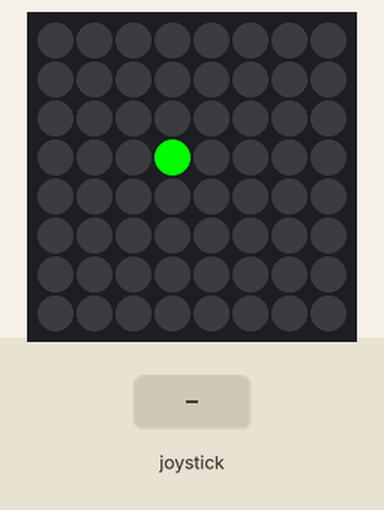
This program was run on a simulated Raspberry Pi (BCM pin numbers) with a Sense HAT. On the bench: the Sense HAT's 8×8 RGB LED matrix. The test bench sets the inputs (shaded band).

Above: at 1.2 s.
1.3 s: joystick pushed up
At 2.5 s:
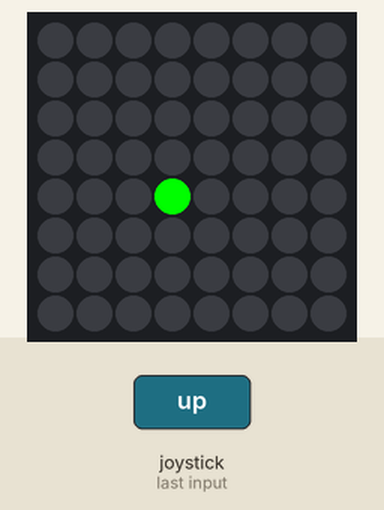
2.8 s: joystick pushed left
At 3.7 s:
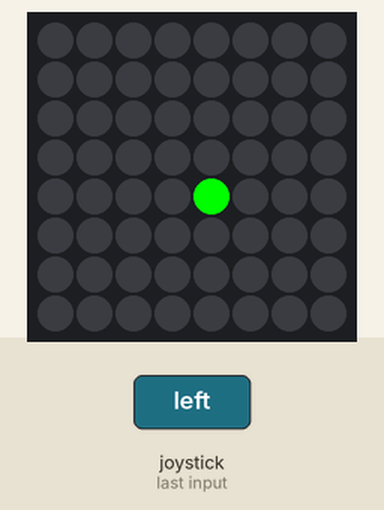
4.3 s: joystick pushed down
At 4.9 s:
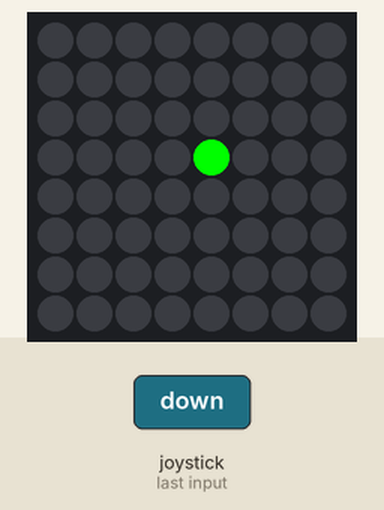
5.8 s: joystick pushed down
At 7.0 s:
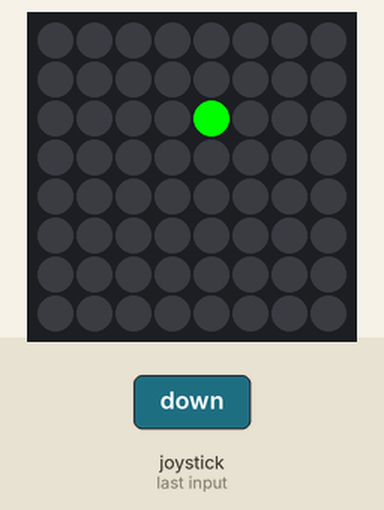
7.3 s: joystick pushed right
At 8.4 s:
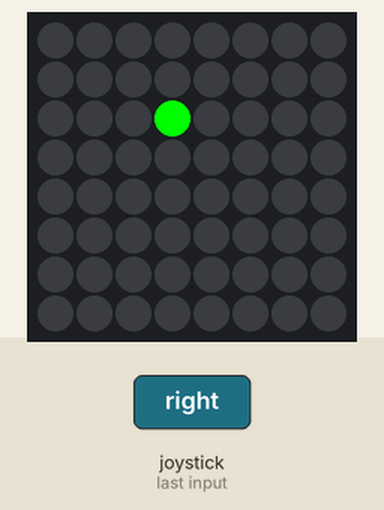
8.8 s: joystick pushed right
At 9.5 s:
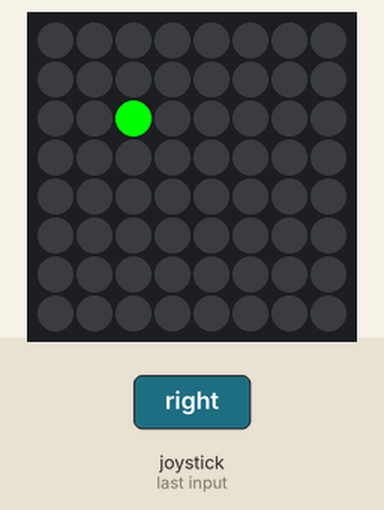
Timing chart, 0 to 11.3 s (numbered marks = the images above; inputs shaded):
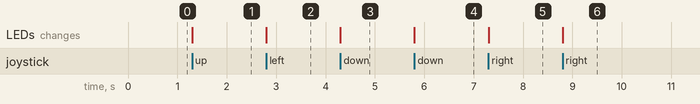

Measured:
- after the input at 1.3 s, the LEDs: change at once (image 1)
- after the input at 2.8 s, the LEDs: change at once (image 2)
- after the input at 4.3 s, the LEDs: change at once (image 3)
- after the input at 5.8 s, the LEDs: change at once (image 4)
- after the input at 7.3 s, the LEDs: change at once (image 5)
- after the input at 8.8 s, the LEDs: change at once (image 6)

The program:

e07_joystick_dot.py
```python
# e07 · 조이스틱으로 점 옮기기 — 변수로 위치 기억하기
# Argon 케이스에서는 SenseHAT이 거꾸로 꽂혀 조이스틱 방향이 반대로 읽힙니다.
from sense_hat import SenseHat   # SenseHAT 도구 상자 가져오기
sense = SenseHat()               # 내 SenseHAT을 sense라고 부르기
sense.set_rotation(180)          # 화면 180도 돌리기 (케이스에 거꾸로 꽂힘)
sense.clear()                    # 화면 지우기 (켜진 LED 끄기)

x, y = 3, 3                          # 점의 처음 위치 (가운데쯤)
sense.set_pixel(x, y, (0, 255, 0))

while True:
    e = sense.stick.wait_for_event()
    if e.action != "pressed":        # 누른 것이 아니면 (뗌·계속 누름)
        continue                     # 아래는 건너뛰고 다시 기다리기
    if e.direction == "down" and y > 0:      # 위로 밀기 (거꾸로 읽힘)
        y = y - 1
    elif e.direction == "up" and y < 7:      # 아래로 밀기
        y = y + 1
    elif e.direction == "right" and x > 0:   # 왼쪽으로 밀기
        x = x - 1
    elif e.direction == "left" and x < 7:    # 오른쪽으로 밀기
        x = x + 1
    sense.clear()                        # 지우고
    sense.set_pixel(x, y, (0, 255, 0))   # 새 위치에 다시 그리기
```
